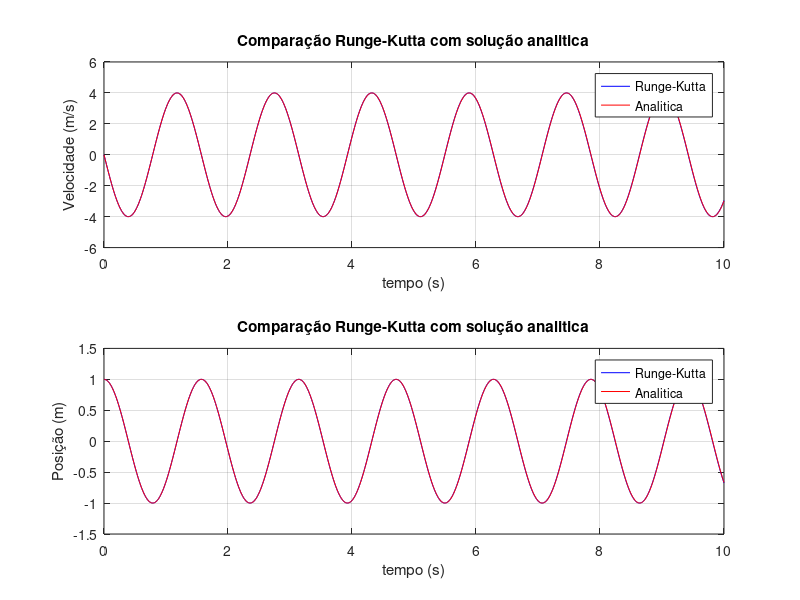

Write MATLAB code to recreate this figure.
%%  Ex1.a

% Equação diferencial principal:
%             Fr=m*a <=>
%             <=> m*a=-k*x <=>
%             <=> m*v'=-k*x <=>
%             <=> m*x'' = -k*x <=>
%             <=> x'' = -k*x/m
% 
%  Dividindo esta EDO em 2 de primeira ordem temos:
%             v' = -k*x/m     e     v=x'


%       0   |
%       1/2 | 1/2
%       ---------------
%           | 0     1

%%  EX1.d
clear,clc,close all

%% CONSTANTES

h=0.01;
tf=10;
t=0:h:tf;

k=16;
m=1;

x=[];
v=[];

x(1)=1;
v(1)=0;

%% MÉTODO DE RUNGE-KUTTA

%Equações das derivadas:  (Só é necessário colocar as equações)
fx = @(t,X,V) V;        %derivada em ordem ao tempo de x
fv = @(t,X,V) -k*X/m;   %derivada em ordem ao tempo de v

for i=1:length(t)-1
                %VER PARTE DE CIMA ( DE CIMA PARA BAIXO)
    r1x= fx(t(i)+0*h,x(i),v(i));    %primeiro valor =0 ou seja,
    r1v= fv(t(i)+0*h,x(i),v(i));    %r1x = fx(t(i) +0*h, x(i) +0*h*r0x, ...)    

                                %segundo valor =1/2 ou seja, h*1/2
    r2x= fx(t(i)+h/2 , x(i)+r1x*h/2 , v(i)+r1v*h/2);
    r2v= fv(t(i)+h/2 , x(i)+r1x*h/2 , v(i)+r1v*h/2);

                    %VER PARTE DE BAIXO DA TABELA(esquerda r1x -> direita
                    %r2x)
    x(i+1)=x(i)+ r2x*h; %x(i) + h* ( 0*r1x + 1*r2x)
    v(i+1)=v(i)+ r2v*h; %v(i) + h* ( 0*r1x + 1*r2x)
end

%% SOLUÇÃO ANALÍTICA

w  = sqrt(k/m);

xt = x(1)*cos(w.*t);
vt = -x(1)*w*sin(w.*t);

%% GRÁFICOS

figure(1)
subplot(2,1,1)
plot(t,v,'b',t,vt,'r')
grid on
title('Comparação Runge-Kutta com solução analitica')
xlabel('tempo (s)')
ylabel('Velocidade (m/s)')
legend('Runge-Kutta','Analitica')

subplot(2,1,2)
plot(t,x,'b',t,xt,'r')
grid on
title('Comparação Runge-Kutta com solução analitica')
xlabel('tempo (s)')
ylabel('Posição (m)')
legend('Runge-Kutta','Analitica')
